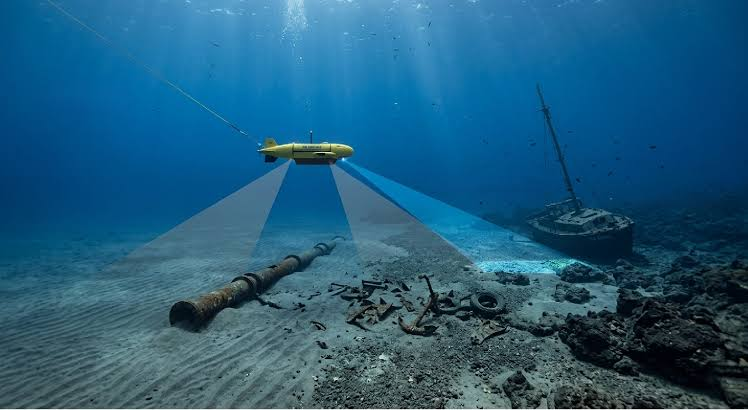
#> input picture temp/input/cnn_1788517256489_7883cb68.jpg, 748 x 410 px, found by its file name
$ python image_enhancement.py   (older library calls are emulated)
#> lines starting #> are read from the running program, lines starting #| are printed output that depends on the picture; long printed decimals are rounded
import cv2
import numpy as np
import os
import time
import json
import sys
from skimage.metrics import peak_signal_noise_ratio as psnr
from skimage.metrics import structural_similarity as ssim

def enhance_image(input_path, output_path):
    """Enhance image using advanced OpenCV techniques"""
    try:
        start_time = time.time()

        # Read the original image
        original = cv2.imread(input_path)
#> original is the input picture: shape (410, 748, 3); mean B, G, R 124.8, 92.2, 33.5
        if original is None:
            print(f"ERROR: Could not read input image: {input_path}", file=sys.stderr)
            return {'error': 'Could not read input image'}

        # Advanced enhancement pipeline
        # 1. Convert to LAB color space for better enhancement
        lab = cv2.cvtColor(original, cv2.COLOR_BGR2LAB)
#> lab: shape (410, 748, 3); mean of channels 0, 1, 2 94.3, 123.2, 105.1
        l, a, b = cv2.split(lab)
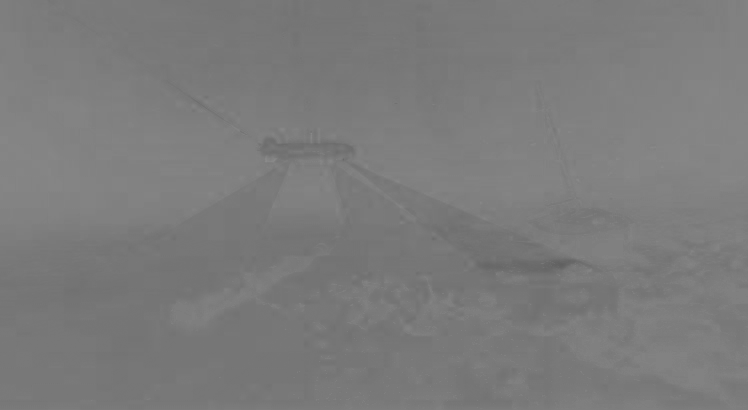
#> a: shape (410, 748); min 96, max 138, mean 123.2

        # 2. Apply CLAHE to L channel for contrast enhancement
        clahe = cv2.createCLAHE(clipLimit=3.0, tileGridSize=(8,8))
        l = clahe.apply(l)

        # 3. Merge channels back
        enhanced_lab = cv2.merge([l, a, b])
#> enhanced_lab: shape (410, 748, 3); mean of channels 0, 1, 2 113.5, 123.2, 105.1
        enhanced = cv2.cvtColor(enhanced_lab, cv2.COLOR_LAB2BGR)

        # 4. Apply bilateral filter for noise reduction while preserving edges
        enhanced = cv2.bilateralFilter(enhanced, 9, 75, 75)

        # 5. Apply unsharp masking for sharpening
        gaussian = cv2.GaussianBlur(enhanced, (0, 0), 2.0)
        enhanced = cv2.addWeighted(enhanced, 1.5, gaussian, -0.5, 0)

        # 6. Apply gamma correction for brightness adjustment
        gamma = 1.2
        lookup_table = np.array([((i / 255.0) ** (1.0 / gamma)) * 255 for i in range(256)]).astype("uint8")
        enhanced = cv2.LUT(enhanced, lookup_table)
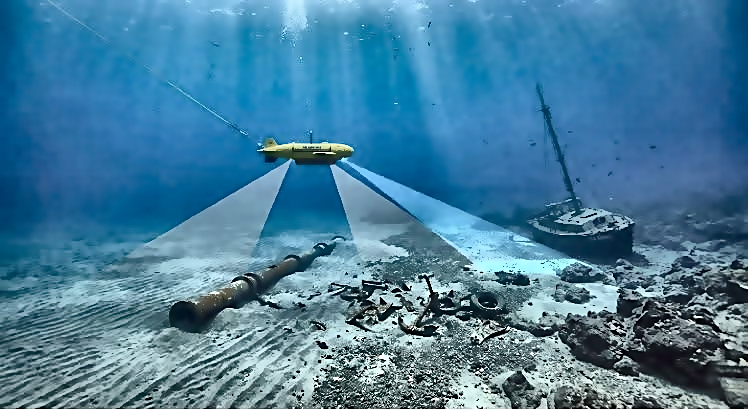
#> enhanced: shape (410, 748, 3); mean B, G, R 156.1, 125.1, 69.9

        # 7. Clamp values to valid range
        enhanced = np.clip(enhanced, 0, 255).astype(np.uint8)

        # Save enhanced image
        cv2.imwrite(output_path, enhanced)

        # Calculate metrics
        processing_time = time.time() - start_time

        # Convert to grayscale for SSIM calculation
        original_gray = cv2.cvtColor(original, cv2.COLOR_BGR2GRAY)
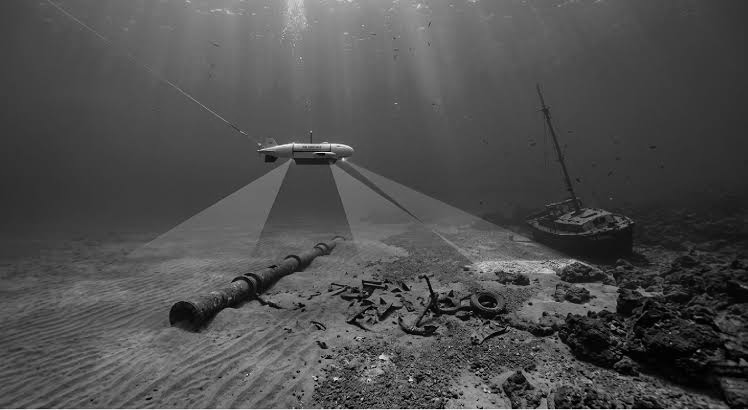
#> original_gray: shape (410, 748); min 0, max 245, mean 78.4
        enhanced_gray = cv2.cvtColor(enhanced, cv2.COLOR_BGR2GRAY)

        # Calculate PSNR
        psnr_value = psnr(original_gray, enhanced_gray)
#> psnr_value = 15.03

        # Calculate SSIM
        ssim_value = ssim(original_gray, enhanced_gray)
#> ssim_value = 0.747

        # Calculate UIQM (Underwater Image Quality Measure)
        def calculate_uiqm(img):
            # Convert to float
            img_float = img.astype(np.float32) / 255.0

            # Calculate contrast (standard deviation)
            contrast = np.std(img_float)
#> contrast = 0.211

            # Calculate saturation
            hsv = cv2.cvtColor(img, cv2.COLOR_BGR2HSV)
#> hsv: shape (410, 748, 3); mean H, S, V 99.1, 182.3, 125
            saturation = np.mean(hsv[:,:,1]) / 255.0
#> saturation = 0.715

            # Calculate sharpness (using Laplacian variance)
            gray = cv2.cvtColor(img, cv2.COLOR_BGR2GRAY)
            sharpness = cv2.Laplacian(gray, cv2.CV_64F).var()
#> sharpness = 1365.2

            # Calculate colorfulness
            b, g, r = cv2.split(img)
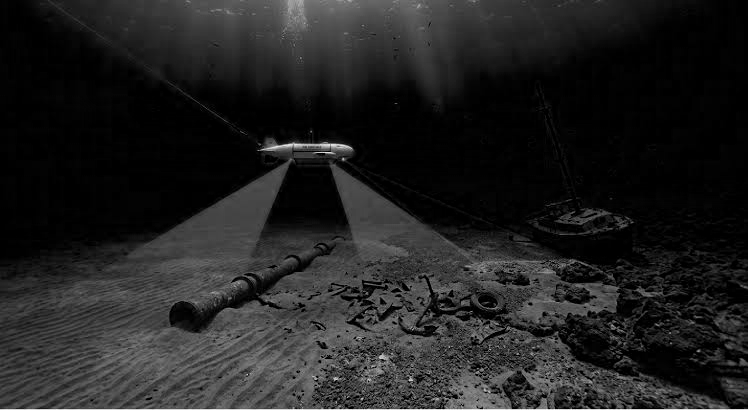
#> r: shape (410, 748); min 0, max 240, mean 33.5
            colorfulness = np.sqrt(np.var(r) + np.var(g) + np.var(b)) / 255.0
#> colorfulness = 0.261

            # Combine metrics (simplified UIQM)
            uiqm = (contrast * 100) + (saturation * 50) + (sharpness / 100) + (colorfulness * 25)
#> uiqm = 77.05
            return uiqm

        uiqm_original = calculate_uiqm(original)
#> uiqm_original = 77.05
        uiqm_enhanced = calculate_uiqm(enhanced)
#> in calculate_uiqm (call 2), `contrast = np.std(img_float)`: contrast = 0.25
#> in calculate_uiqm (call 2), `hsv = cv2.cvtColor(img, cv2.COLOR_BGR2HSV)`: hsv: shape (410, 748, 3); mean H, S, V 98.4, 145.2, 156.3
#> in calculate_uiqm (call 2), `saturation = np.mean(hsv[:,:,1]) / 255.0`: saturation = 0.57
#> in calculate_uiqm (call 2), `sharpness = cv2.Laplacian(gray, cv2.CV_64F).var()`: sharpness = 7084.4
#> in calculate_uiqm (call 2), `b, g, r = cv2.split(img)`:
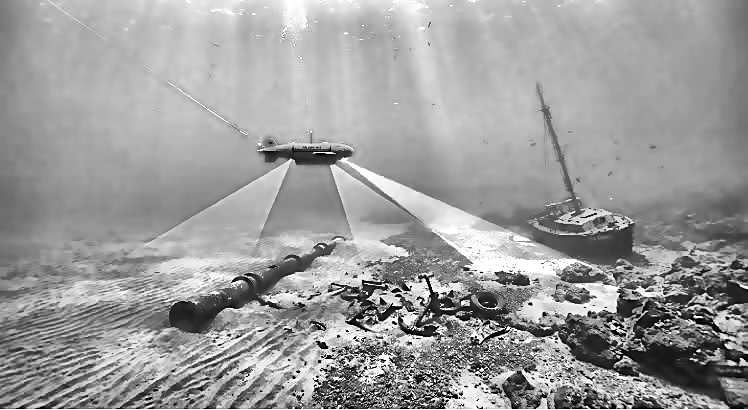
#> b: shape (410, 748); min 0, max 255, mean 156.1
#> in calculate_uiqm (call 2), `b, g, r = cv2.split(img)`:
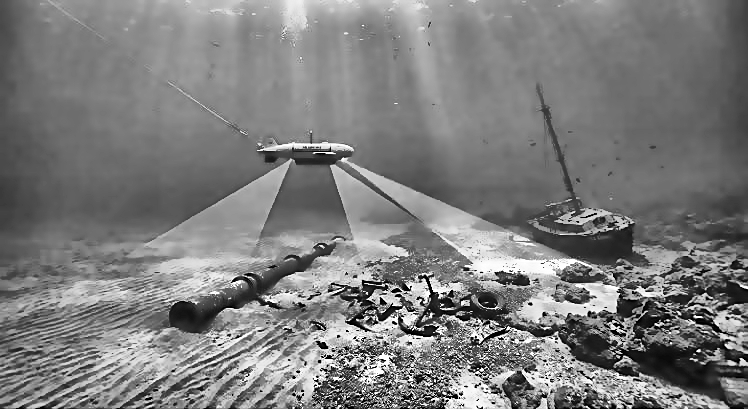
#> g: shape (410, 748); min 0, max 255, mean 125.1
#> in calculate_uiqm (call 2), `b, g, r = cv2.split(img)`:
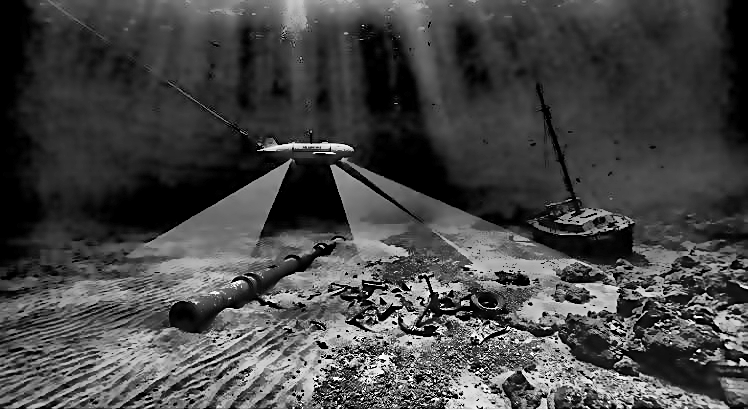
#> r: shape (410, 748); min 0, max 255, mean 69.9
#> in calculate_uiqm (call 2), `colorfulness = np.sqrt(np.var(r) + np.var(g) + np.var(b)) / 255.0`: colorfulness = 0.358
#> in calculate_uiqm (call 2), `uiqm = (contrast * 100) + (saturation * 50) + (sharpness / 100) + (col..`: uiqm = 133.3
#> uiqm_enhanced = 133.3
        uiqm_improvement = uiqm_enhanced - uiqm_original
#> uiqm_improvement = 56.2

        return {
            'psnr': float(psnr_value),
            'ssim': float(ssim_value),
            'uiqm_original': float(uiqm_original),
            'uiqm_enhanced': float(uiqm_enhanced),
            'uiqm_improvement': float(uiqm_improvement),
            'processing_time': float(processing_time)
        }
    except Exception as e:
        print(f"ERROR: Exception in enhancement: {str(e)}", file=sys.stderr)
        import traceback
        traceback.print_exc(file=sys.stderr)
        return {'error': str(e)}

if __name__ == "__main__":
    import sys
    if len(sys.argv) >= 3:
        input_path = sys.argv[1]
        output_path = sys.argv[2]
    else:
        input_path = r"C:/Users/BITTU/OneDrive/Documents/Desktop/SIH26-main/temp/input/cnn_1788517256489_7883cb68.jpg"
        output_path = r"C:/Users/BITTU/OneDrive/Documents/Desktop/SIH26-main/temp/output/enhanced_cnn_1788517256489_7883cb68.jpg"

    result = enhance_image(input_path, output_path)
#> result = {'psnr': 15.03, 'ssim': 0.747, 'uiqm_original': 77.05, 'uiqm_enhanced': 133.3, 'uiqm_improvement': 56.2, 'processing_time': 0.575}
    if result:
        print(json.dumps(result))
#| {"psnr": 15.034, "ssim": 0.7474, "uiqm_original": 77.051, "uiqm_enhanced": 133.251, "uiqm_improvement": 56.200, "processing_time": 0.5749}
    else:
        print(json.dumps({'error': 'Enhancement failed'}))

$ run again, with backend/sample_data/sample_deep_trench.jpg copied over temp/input/cnn_1788517256489_7883cb68.jpg
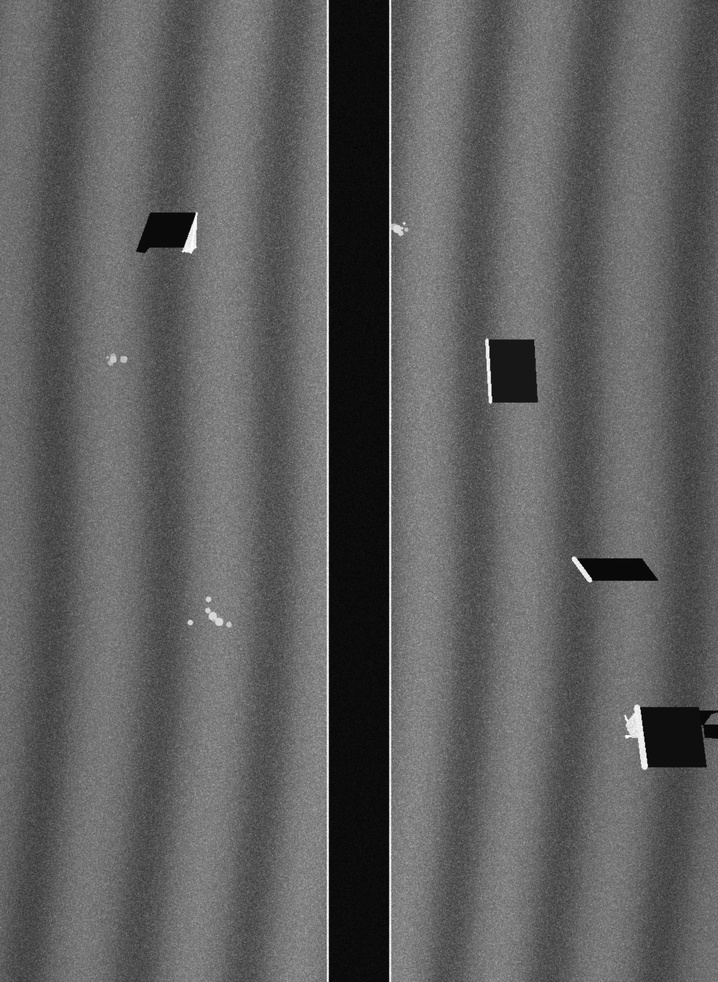
#> input picture backend/sample_data/sample_deep_trench.jpg, 718 x 982 px, shrunk from 1024 x 1400 before the run, found by its file name
#> in enhance_image, original is the input picture: shape (982, 718, 3); min 0, max 255, mean 94.7
#> lab: shape (982, 718, 3); mean of channels 0, 1, 2 101.6, 128, 128
#> a: shape (982, 718); every value is 128
#> in enhance_image, `l = clahe.apply(l)`:
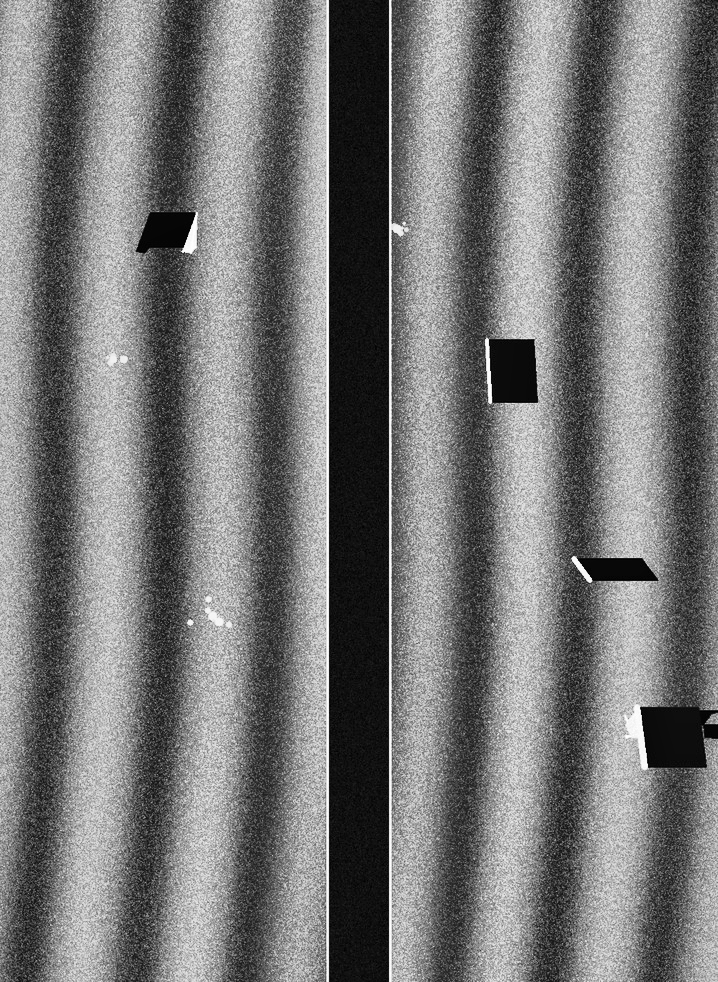
#> l: shape (982, 718); min 0, max 255, mean 117.7
#> enhanced_lab: shape (982, 718, 3); mean of channels 0, 1, 2 117.7, 128, 128
#> in enhance_image, `gaussian = cv2.GaussianBlur(enhanced, (0, 0), 2.0)`:
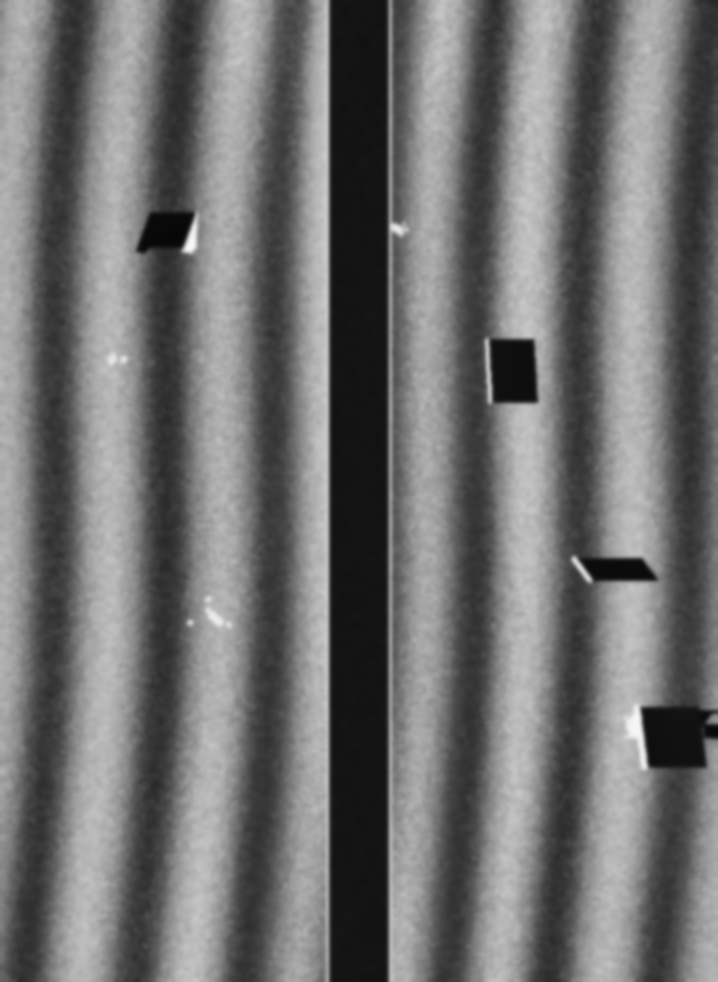
#> gaussian: shape (982, 718, 3); mean B, G, R 111.8, 111.9, 111.8
#> psnr_value = 15.54
#> ssim_value = 0.739
#> contrast = 0.134
#> hsv: shape (982, 718, 3); mean H, S, V 0, 0, 94.7
#> saturation = 0
#> sharpness = 1051.2
#> colorfulness = 0.232
#> uiqm = 29.74
#> hsv: shape (982, 718, 3); mean H, S, V 4.8, 0.3, 124.9
#> uiqm_enhanced = 76.92
#> uiqm_improvement = 47.18
#> result = {'psnr': 15.54, 'ssim': 0.739, 'uiqm_original': 29.74, 'uiqm_enhanced': 76.92, 'uiqm_improvement': 47.18, 'processing_time': 0.949}
#| {"psnr": 15.545, "ssim": 0.7392, "uiqm_original": 29.740, "uiqm_enhanced": 76.919, "uiqm_improvement": 47.179, "processing_time": 0.9489}
